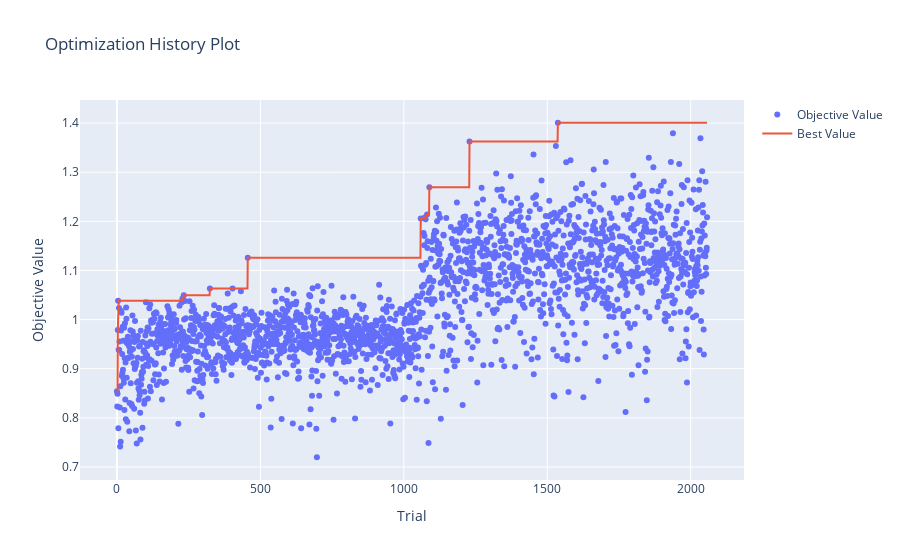

Notebook code cell kept with this figure:
### Code cell
plot_optimization_history(study)

### Figure 1 — Plotly figure (JSON) as saved in the notebook; plotly's stock layout.template omitted (floating-point values rounded to 4 significant figures; data arrays with more than 128 entries replaced by an {"elided": "..."} marker saying what was removed)
{"data": [{"mode": "markers", "name": "Objective Value", "type": "scatter", "x": {"elided": "2057 int values"}, "y": {"elided": "2057 float values"}}, {"mode": "lines", "name": "Best Value", "type": "scatter", "x": {"elided": "2058 int values"}, "y": {"elided": "2058 float values"}}, {"marker": {"color": "#cccccc"}, "mode": "markers", "name": "Infeasible Trial", "showlegend": false, "type": "scatter", "x": [], "y": []}], "layout": {"title": {"text": "Optimization History Plot"}, "xaxis": {"title": {"text": "Trial"}}, "yaxis": {"title": {"text": "Objective Value"}}}}
